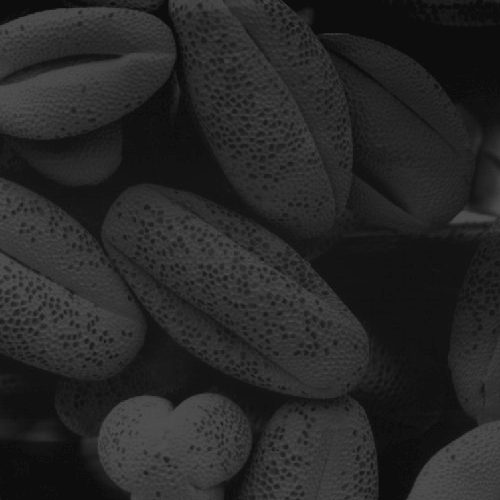
#> input picture Assignments/pollen_dark.tif, 500 x 500 px
$ python assignment3_1.py   (older library calls are emulated)
#> lines starting #> are read from the running program, lines starting #| are printed output that depends on the picture
import numpy as np

# Compute normalised histogram of image
def compute_norm_histogram(image):

	histogram = np.zeros(256, dtype=np.int)

	for x in range(image.shape[0]):
		for y in range(image.shape[1]):
			histogram[ image[x,y] ] += 1

	normalised_hist = histogram/(image.shape[0]*image.shape[1])

	return normalised_hist


# Compute the histogram equalisation transformation array from 'grayscale' image
def comp_hist_equ_trans(image):

	# Compute normalised histogram of the image
	normalised_hist = compute_norm_histogram(image)

	# compute cumulative histogram of the image
	cumulative_hist = normalised_hist.copy()

	for i in range(1, 256):
		cumulative_hist[i] = cumulative_hist[i] + cumulative_hist[i-1]

	# Generate the pixel intensity transformation
	transformed_intensity = (cumulative_hist * 255).astype(np.uint8)

	return transformed_intensity


# Perform inplace HISTORAM EQUALISATION of the 'grayscale' image
def equalise_histogram(image):

	# Generate the pixel intensity transformation
	transformed_intensity = comp_hist_equ_trans(image)

	# Transform the image
	for x in range(image.shape[0]):
		for y in range(image.shape[1]):
			image[x, y] = transformed_intensity[image[x, y]]

	return image

import matplotlib.pyplot as plt

# Display image and associated histogram
def display_img_hist(image, title='Image'):


	plt.subplot(121)

	plt.title(title)
	plt.axis('off')
	plt.imshow(image, cmap='gray')


	plt.subplot(122)

	plt.title('Histogram ({})'.format(title))
	plt.xlabel('pixel intensity')
	plt.ylabel('probability(pixel internsity)')
	plt.bar(range(256), compute_norm_histogram(image), width=0.8)

	plt.show()


if __name__ == '__main__':

	# import neccessary libraries - openCV
	import cv2 as cv

	''' Load the various pollen images - dark, light and low-contrast
	Figure 3.16 (Digital Image Processing - Gonzalez)
	'''
	dark_img = cv.imread('pollen_dark.tif', cv.IMREAD_GRAYSCALE)
#> dark_img is the input picture: shape (500, 500); min 13, max 83, mean 38.7
	light_img = cv.imread('pollen_light.tif', cv.IMREAD_GRAYSCALE)
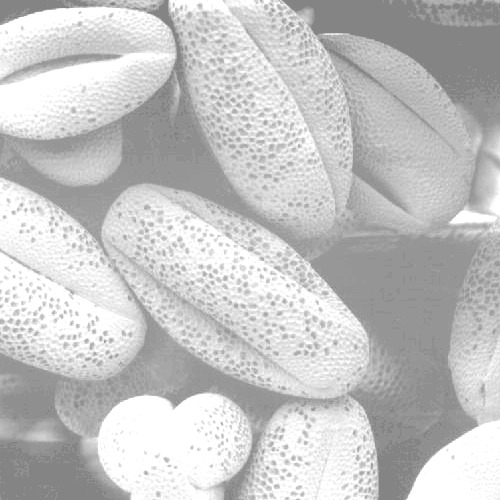
#> input picture Assignments/pollen_light.tif, 500 x 500 px
#> light_img is the input picture: shape (500, 500); min 132, max 255, mean 196.4
	low_contrast_img = cv.imread('pollen_low_contrast.tif', cv.IMREAD_GRAYSCALE)
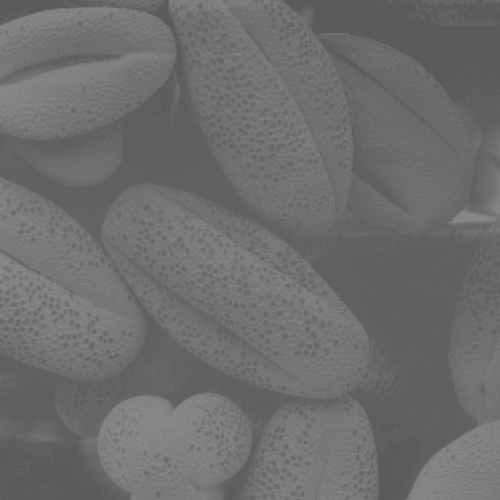
#> input picture Assignments/pollen_low_contrast.tif, 500 x 500 px
#> low_contrast_img is the input picture: shape (500, 500); min 91, max 138, mean 109.1
	high_contrast_img = cv.imread('pollen_high_contrast.tif', cv.IMREAD_GRAYSCALE)
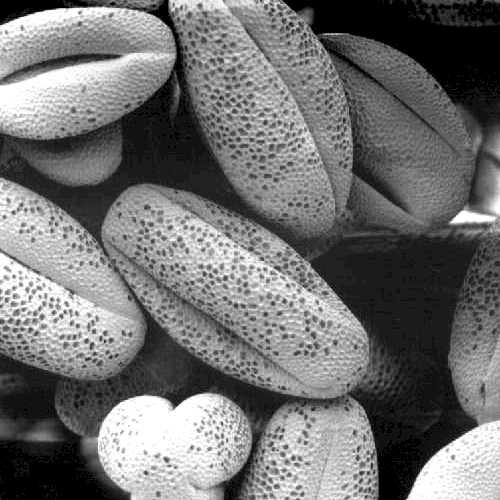
#> input picture Assignments/pollen_high_contrast.tif, 500 x 500 px
#> high_contrast_img is the input picture: shape (500, 500); min 0, max 255, mean 113.2

	''' Histogram Equalisation of DARK, LIGHT and LOW CONTRAST IMAGES '''

	# Display original DARK IMAGE and associated histogram
	display_img_hist(dark_img, title='Dark Image')

	# Perform Histogram equalisation of DARK image and display transformed image
	transformed_img = equalise_histogram(dark_img)
#> in comp_hist_equ_trans, `normalised_hist = compute_norm_histogram(image)`: normalised_hist = 256 values, max 0.0709 at index 13, min 0 at index 0, mean 0.00391
#> in comp_hist_equ_trans, `cumulative_hist = normalised_hist.copy()`: cumulative_hist has the same summary as normalised_hist
#> after the loop in comp_hist_equ_trans, `for i in range(1, 256):`: cumulative_hist = 256 values from 0 to 1
#> in comp_hist_equ_trans, `transformed_intensity = (cumulative_hist * 255).astype(np.uint8)`: transformed_intensity = 256 values from 0 to 255
#> after the loop in equalise_histogram, `for x in range(image.shape[0]):`:
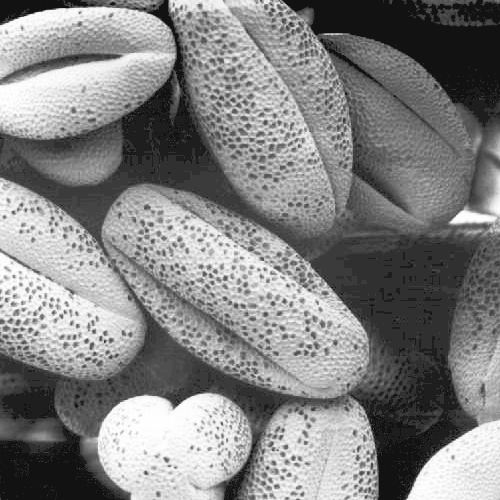
#> image: shape (500, 500); min 18, max 255, mean 130.5
	cv.imwrite('histogram/equalisation/dark_equalised.tif', transformed_img)
	display_img_hist(transformed_img, title='Equalised Dark Image')


	# Display original LIGHT IMAGE and associated histogram
	display_img_hist(light_img, title='Light Image')

	# Perform Histogram equalisation of LIGHT image and display transformed image
	transformed_img = equalise_histogram(light_img)
	cv.imwrite('histogram/equalisation/light_equalised.tif', transformed_img)
	display_img_hist(transformed_img, title='Equalised Light Image')


	# Display original LOW CONTRAST IMAGE and associated histogram
	display_img_hist(low_contrast_img, title='Low Contrast Image')
#> in display_img_hist (call 5), `plt.show()`:
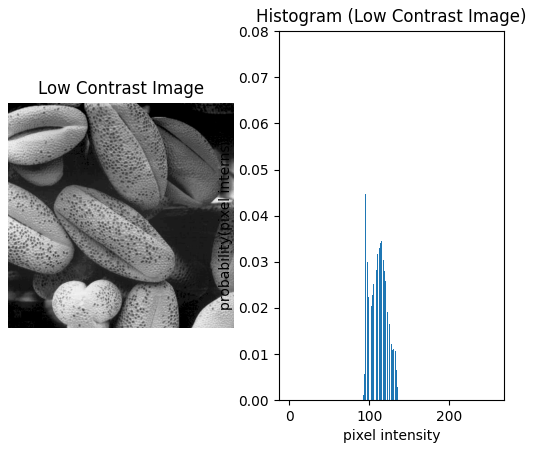
#> figure drawn by matplotlib, 2 panels; panel 2: tallest bar 0.0763 high, from x = 95.6 to 96.4

	# Perform Histogram equalisation of LOW CONTRAST image and display transformed image
	transformed_img = equalise_histogram(low_contrast_img)
	cv.imwrite('histogram/equalisation/low_contrast_equalised.tif', transformed_img)
	display_img_hist(transformed_img, title='Equalised Low Contrast Image')


	# Display original HIGH CONTRAST IMAGE and associated histogram
	display_img_hist(high_contrast_img, title='High Contrast Image')
#> in display_img_hist (call 7), `plt.show()`:
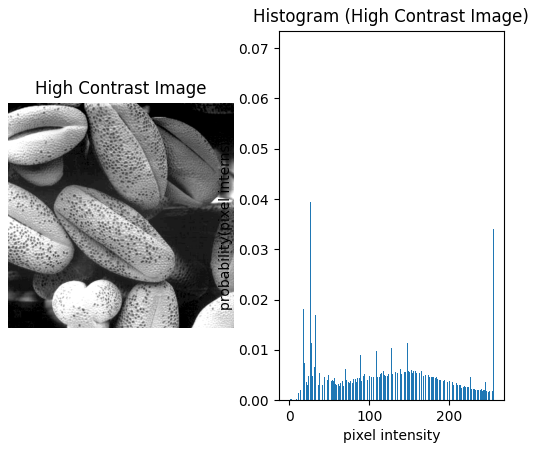
#> figure drawn by matplotlib, 2 panels; panel 2: tallest bar 0.07 high, from x = -0.4 to 0.4

	# Perform Histogram equalisation of LOW CONTRAST image and display transformed image
	transformed_img = equalise_histogram(high_contrast_img)
	cv.imwrite('histogram/equalisation/high_contrast_equalised.tif', transformed_img)
	display_img_hist(transformed_img, title='Equalised High Contrast Image')
#> in display_img_hist (call 8), `plt.show()`:
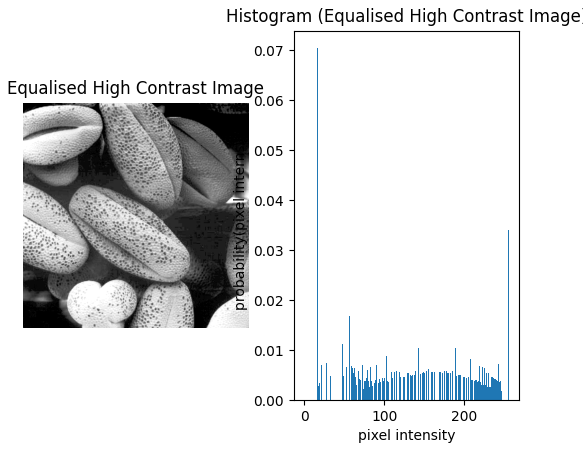
#> figure drawn by matplotlib, 2 panels; panel 2: tallest bar 0.0704 high, from x = 16.6 to 17.4
